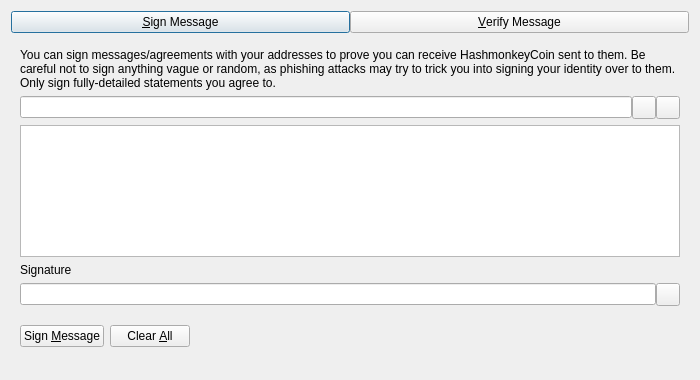
<?xml version="1.0" encoding="UTF-8"?>
<ui version="4.0">
 <class>SignVerifyMessageDialog</class>
 <widget class="QDialog" name="SignVerifyMessageDialog">
  <property name="geometry">
   <rect>
    <x>0</x>
    <y>0</y>
    <width>700</width>
    <height>380</height>
   </rect>
  </property>
  <property name="windowTitle">
   <string>Signatures - Sign / Verify a Message</string>
  </property>
  <property name="modal">
   <bool>true</bool>
  </property>
  <layout class="QVBoxLayout" name="verticalLayout">
   <item>
    <layout class="QHBoxLayout" name="horizontalLayout_Buttons_2">
     <property name="spacing">
      <number>0</number>
     </property>
     <property name="topMargin">
      <number>0</number>
     </property>
     <item>
      <widget class="QPushButton" name="btnSignMessage">
       <property name="text">
        <string>&amp;Sign Message</string>
       </property>
       <property name="checkable">
        <bool>true</bool>
       </property>
      </widget>
     </item>
     <item>
      <widget class="QPushButton" name="btnVerifyMessage">
       <property name="text">
        <string>&amp;Verify Message</string>
       </property>
       <property name="checkable">
        <bool>true</bool>
       </property>
      </widget>
     </item>
    </layout>
   </item>
   <item>
    <widget class="QStackedWidget" name="stackedWidgetSig">
     <property name="minimumSize">
      <size>
       <width>0</width>
       <height>0</height>
      </size>
     </property>
     <property name="currentIndex">
      <number>0</number>
     </property>
     <widget class="QWidget" name="pageSignMessage">
      <layout class="QVBoxLayout" name="verticalLayout_SM">
       <item>
        <widget class="QLabel" name="infoLabel_SM">
         <property name="text">
          <string>You can sign messages/agreements with your addresses to prove you can receive HashmonkeyCoin sent to them. Be careful not to sign anything vague or random, as phishing attacks may try to trick you into signing your identity over to them. Only sign fully-detailed statements you agree to.</string>
         </property>
         <property name="textFormat">
          <enum>Qt::PlainText</enum>
         </property>
         <property name="wordWrap">
          <bool>true</bool>
         </property>
        </widget>
       </item>
       <item>
        <layout class="QHBoxLayout" name="horizontalLayout_1_SM">
         <property name="spacing">
          <number>0</number>
         </property>
         <item>
          <widget class="QValidatedLineEdit" name="addressIn_SM">
           <property name="toolTip">
            <string>The HashmonkeyCoin address to sign the message with</string>
           </property>
          </widget>
         </item>
         <item>
          <widget class="QToolButton" name="addressBookButton_SM">
           <property name="toolTip">
            <string>Choose previously used address</string>
           </property>
           <property name="text">
            <string/>
           </property>
           <property name="shortcut">
            <string>Alt+A</string>
           </property>
          </widget>
         </item>
         <item>
          <widget class="QToolButton" name="pasteButton_SM">
           <property name="toolTip">
            <string>Paste address from clipboard</string>
           </property>
           <property name="text">
            <string/>
           </property>
           <property name="shortcut">
            <string>Alt+P</string>
           </property>
          </widget>
         </item>
        </layout>
       </item>
       <item>
        <widget class="QPlainTextEdit" name="messageIn_SM">
         <property name="toolTip">
          <string>Enter the message you want to sign here</string>
         </property>
        </widget>
       </item>
       <item>
        <widget class="QLabel" name="signatureLabel_SM">
         <property name="text">
          <string>Signature</string>
         </property>
         <property name="textFormat">
          <enum>Qt::PlainText</enum>
         </property>
        </widget>
       </item>
       <item>
        <layout class="QHBoxLayout" name="horizontalLayout_2_SM">
         <property name="spacing">
          <number>0</number>
         </property>
         <item>
          <widget class="QLineEdit" name="signatureOut_SM">
           <property name="readOnly">
            <bool>true</bool>
           </property>
          </widget>
         </item>
         <item>
          <widget class="QToolButton" name="copySignatureButton_SM">
           <property name="toolTip">
            <string>Copy the current signature to the system clipboard</string>
           </property>
           <property name="text">
            <string/>
           </property>
          </widget>
         </item>
        </layout>
       </item>
       <item>
        <layout class="QHBoxLayout" name="horizontalLayout_3_SM">
         <item>
          <widget class="QPushButton" name="signMessageButton_SM">
           <property name="toolTip">
            <string>Sign the message to prove you own this HashmonkeyCoin address</string>
           </property>
           <property name="text">
            <string>Sign &amp;Message</string>
           </property>
           <property name="autoDefault">
            <bool>false</bool>
           </property>
          </widget>
         </item>
         <item>
          <widget class="QPushButton" name="clearButton_SM">
           <property name="toolTip">
            <string>Reset all sign message fields</string>
           </property>
           <property name="text">
            <string>Clear &amp;All</string>
           </property>
           <property name="autoDefault">
            <bool>false</bool>
           </property>
          </widget>
         </item>
         <item>
          <spacer name="horizontalSpacer_1_SM">
           <property name="orientation">
            <enum>Qt::Horizontal</enum>
           </property>
           <property name="sizeHint" stdset="0">
            <size>
             <width>40</width>
             <height>48</height>
            </size>
           </property>
          </spacer>
         </item>
         <item>
          <widget class="QLabel" name="statusLabel_SM">
           <property name="text">
            <string/>
           </property>
           <property name="wordWrap">
            <bool>true</bool>
           </property>
          </widget>
         </item>
         <item>
          <spacer name="horizontalSpacer_2_SM">
           <property name="orientation">
            <enum>Qt::Horizontal</enum>
           </property>
           <property name="sizeHint" stdset="0">
            <size>
             <width>40</width>
             <height>48</height>
            </size>
           </property>
          </spacer>
         </item>
        </layout>
       </item>
      </layout>
     </widget>
     <widget class="QWidget" name="pageVerifyMessage">
      <layout class="QVBoxLayout" name="verticalLayout_VM">
       <item>
        <widget class="QLabel" name="infoLabel_VM">
         <property name="text">
          <string>Enter the receiver's address, message (ensure you copy line breaks, spaces, tabs, etc. exactly) and signature below to verify the message. Be careful not to read more into the signature than what is in the signed message itself, to avoid being tricked by a man-in-the-middle attack. Note that this only proves the signing party receives with the address, it cannot prove sendership of any transaction!</string>
         </property>
         <property name="textFormat">
          <enum>Qt::PlainText</enum>
         </property>
         <property name="alignment">
          <set>Qt::AlignLeading|Qt::AlignLeft|Qt::AlignTop</set>
         </property>
         <property name="wordWrap">
          <bool>true</bool>
         </property>
        </widget>
       </item>
       <item>
        <layout class="QHBoxLayout" name="horizontalLayout_1_VM">
         <property name="spacing">
          <number>0</number>
         </property>
         <item>
          <widget class="QValidatedLineEdit" name="addressIn_VM">
           <property name="toolTip">
            <string>The HashmonkeyCoin address the message was signed with</string>
           </property>
          </widget>
         </item>
         <item>
          <widget class="QToolButton" name="addressBookButton_VM">
           <property name="toolTip">
            <string>Choose previously used address</string>
           </property>
           <property name="text">
            <string/>
           </property>
           <property name="shortcut">
            <string>Alt+A</string>
           </property>
          </widget>
         </item>
        </layout>
       </item>
       <item>
        <widget class="QPlainTextEdit" name="messageIn_VM"/>
       </item>
       <item>
        <widget class="QValidatedLineEdit" name="signatureIn_VM"/>
       </item>
       <item>
        <layout class="QHBoxLayout" name="horizontalLayout_2_VM">
         <item>
          <widget class="QPushButton" name="verifyMessageButton_VM">
           <property name="toolTip">
            <string>Verify the message to ensure it was signed with the specified HashmonkeyCoin address</string>
           </property>
           <property name="text">
            <string>Verify &amp;Message</string>
           </property>
           <property name="autoDefault">
            <bool>false</bool>
           </property>
          </widget>
         </item>
         <item>
          <widget class="QPushButton" name="clearButton_VM">
           <property name="toolTip">
            <string>Reset all verify message fields</string>
           </property>
           <property name="text">
            <string>Clear &amp;All</string>
           </property>
           <property name="autoDefault">
            <bool>false</bool>
           </property>
          </widget>
         </item>
         <item>
          <spacer name="horizontalSpacer_1_VM">
           <property name="orientation">
            <enum>Qt::Horizontal</enum>
           </property>
           <property name="sizeHint" stdset="0">
            <size>
             <width>40</width>
             <height>48</height>
            </size>
           </property>
          </spacer>
         </item>
         <item>
          <widget class="QLabel" name="statusLabel_VM">
           <property name="text">
            <string/>
           </property>
           <property name="wordWrap">
            <bool>true</bool>
           </property>
          </widget>
         </item>
         <item>
          <spacer name="horizontalSpacer_2_VM">
           <property name="orientation">
            <enum>Qt::Horizontal</enum>
           </property>
           <property name="sizeHint" stdset="0">
            <size>
             <width>40</width>
             <height>48</height>
            </size>
           </property>
          </spacer>
         </item>
        </layout>
       </item>
      </layout>
     </widget>
    </widget>
   </item>
  </layout>
 </widget>
 <customwidgets>
  <customwidget>
   <class>QValidatedLineEdit</class>
   <extends>QLineEdit</extends>
   <header>qt/qvalidatedlineedit.h</header>
  </customwidget>
 </customwidgets>
 <resources>
  <include location="../hashmonkeycoin.qrc"/>
 </resources>
 <connections/>
</ui>
